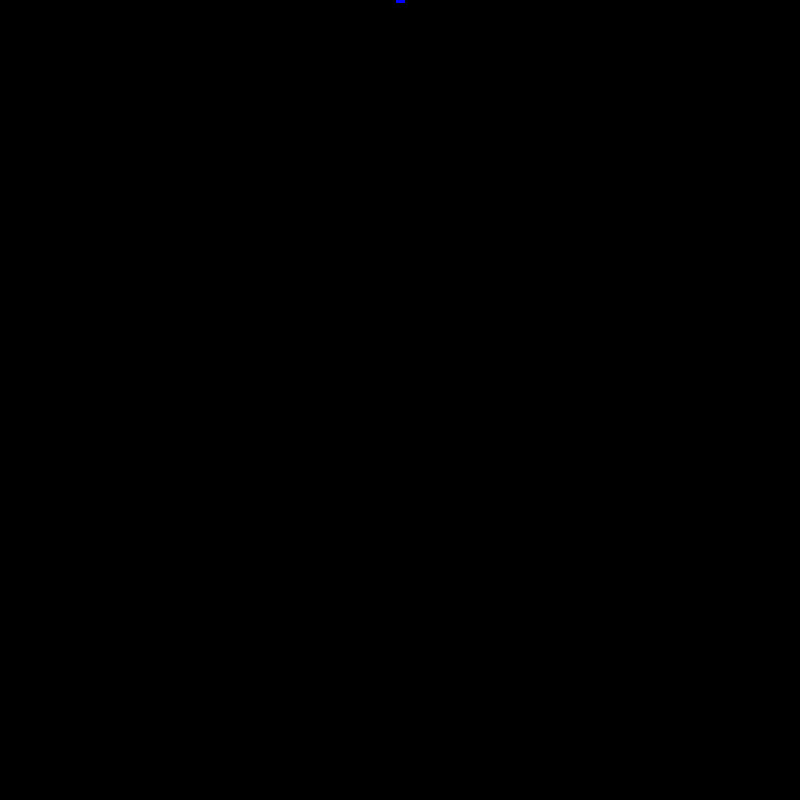
Frame 1 (no input)
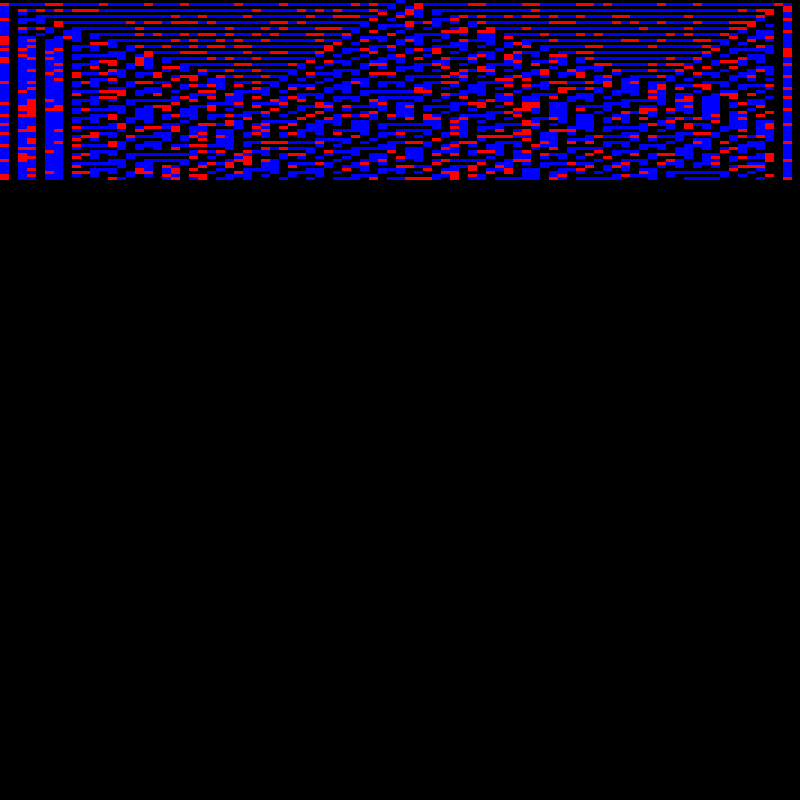
Frame 60 (no input)
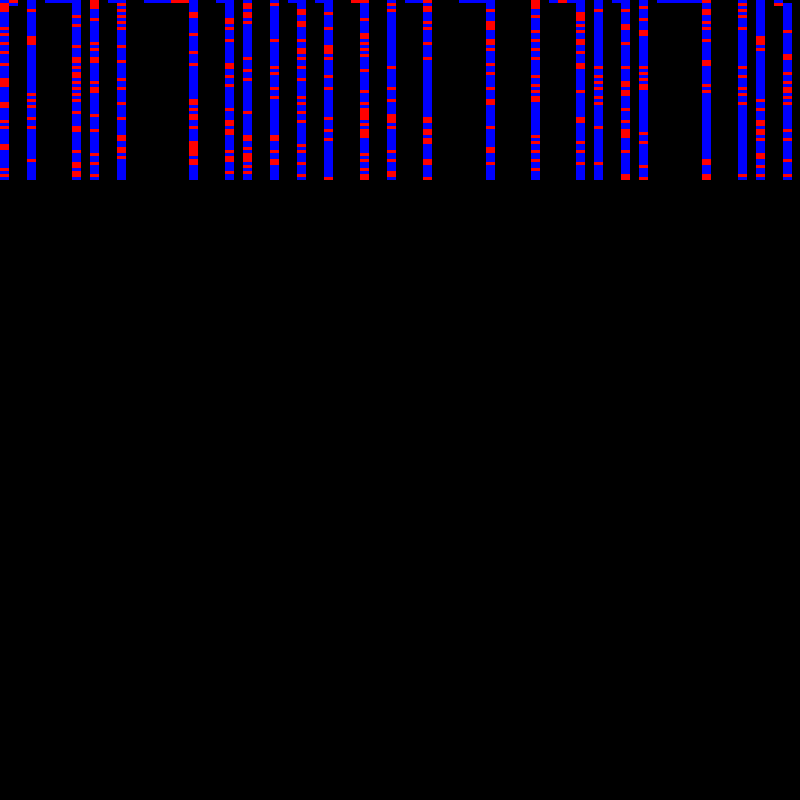
Frame 120 (the mouse pressed at the canvas centre since frame 60)

The p5.js sketch that drew these frames (run headless with seeded random() and noise() and a simulated clock; from frame 60 on, the mouse is pressed at the canvas centre):

// p5.js sketch
// ── sketch.js
// An array of 0s and 1s
let cells;

// We arbitrarily start with just the middle cell having a state of "1"
let generation = 0;

// An array to store the ruleset, for example {0,1,1,0,1,1,0,1}
let ruleset = [0, 1, 0, 0, 1, 0, 1, 1];

let cellSizeX = 9;
let cellSizeY = 3;

function setup() {
	createCanvas(800, 800);

	noStroke();
	background(0);

	cells = Array(floor(width / cellSizeX));
	for (let i = 0;i < cells.length;i++) {
		cells[i] = 0;
	}
	cells[cells.length / 2] = 1;
	generation = 0;


}

function draw() {
	if (!finished()) {
		display(); // Draw the CA
		generate(); // generate next generation
	}
}

function display() {
	for (let i = 0;i < cells.length;i++) {
		// check if cell is dead or alive
		if (cells[i] === 0) {
			// dead cell
			fill(0);
			rect(i*cellSizeX, generation*cellSizeY, cellSizeX, cellSizeY);
		} else {
			// alive cell
			let a = int(random(4)); // define the probability (how often a color is chosen)
			if (a == 0) {
				fill(255, 0, 0);
			} else {
				fill(0, 0, 255);
			}
		}
		rect(i * cellSizeX, generation * cellSizeY, cellSizeX, cellSizeY);
	}
}

function randomRule() { // Make a random ruleset
	for (let i = 0;i < ruleset.length;i++) {
		ruleset[i] = int(random(2));
	}
	// print which rule was generated
	console.log("random rule: ", ruleset[0], ruleset[1], ruleset[2], ruleset[3], ruleset[4], ruleset[5], ruleset[6], ruleset[7]);
}

function restartRandom() { // all cells start with a random value of 0 or 1
	for (let i = 0;i < cells.length;i++) {
		cells[i] = int(random(2));
	}
	generation = 0;
}

// The process of creating the new generation
function generate() {
	// First we create an empty array for the new values
	let nextGen = Array(cells.length);
	// For every spot, determine new state by examing current state, and neighbor states
	// Ignore edges that only have one neighor
	for (let i = 1;i < cells.length - 1;i++) {
		let leftNeighboor = cells[i - 1];
		let theCell = cells[i];
		let rightNeighboor = cells[i + 1];
		// check the rule if the next generation cell is 0 or 1
		nextGen[i] = rules(leftNeighboor, theCell, rightNeighboor);
	}
	// The current generation is the new generation
	cells = nextGen;
	generation++;
}


// Implementing the Wolfram rules
// Could be improved and made more concise, but here we can explicitly see what is going on for each case
function rules(a, b, c) {
	if (a == 1 && b == 1 && c == 1) return ruleset[0];
	if (a == 1 && b == 1 && c == 0) return ruleset[1];
	if (a == 1 && b == 0 && c == 1) return ruleset[2];
	if (a == 1 && b == 0 && c == 0) return ruleset[3];
	if (a == 0 && b == 1 && c == 1) return ruleset[4];
	if (a == 0 && b == 1 && c == 0) return ruleset[5];
	if (a == 0 && b == 0 && c == 1) return ruleset[6];
	if (a == 0 && b == 0 && c == 0) return ruleset[7];
	return 0;
}

function finished() {
	if (generation > height / cellSizeY) {
		return true;
	} else {
		return false;
	}
}


function mousePressed() {
	background(0);
	randomRule();
	restartRandom();
}
